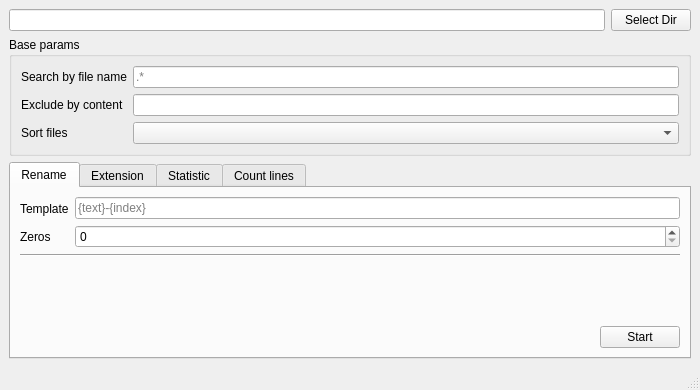
<?xml version="1.0" encoding="UTF-8"?>
<ui version="4.0">
 <class>MainWindow</class>
 <widget class="QMainWindow" name="MainWindow">
  <property name="geometry">
   <rect>
    <x>0</x>
    <y>0</y>
    <width>700</width>
    <height>390</height>
   </rect>
  </property>
  <property name="maximumSize">
   <size>
    <width>16777215</width>
    <height>16777215</height>
   </size>
  </property>
  <property name="windowTitle">
   <string>AssistantQt</string>
  </property>
  <widget class="QWidget" name="centralwidget">
   <layout class="QGridLayout" name="gridLayout_2">
    <item row="2" column="0">
     <widget class="QGroupBox" name="groupBox">
      <property name="title">
       <string>Base params</string>
      </property>
      <layout class="QGridLayout" name="gridLayout_5">
       <item row="0" column="0">
        <layout class="QGridLayout" name="gridLayout_3">
         <property name="bottomMargin">
          <number>0</number>
         </property>
         <item row="0" column="0">
          <layout class="QHBoxLayout" name="horizontalLayout_4">
           <property name="bottomMargin">
            <number>0</number>
           </property>
           <item>
            <layout class="QVBoxLayout" name="verticalLayout_4">
             <item>
              <widget class="QLabel" name="label_4">
               <property name="text">
                <string>Search by file name</string>
               </property>
              </widget>
             </item>
             <item>
              <widget class="QLabel" name="label_6">
               <property name="text">
                <string>Exclude by content</string>
               </property>
              </widget>
             </item>
             <item>
              <widget class="QLabel" name="label_2">
               <property name="text">
                <string>Sort files</string>
               </property>
              </widget>
             </item>
            </layout>
           </item>
           <item>
            <layout class="QVBoxLayout" name="verticalLayout_3">
             <property name="bottomMargin">
              <number>0</number>
             </property>
             <item>
              <widget class="QLineEdit" name="input_search">
               <property name="text">
                <string/>
               </property>
               <property name="placeholderText">
                <string>.*</string>
               </property>
              </widget>
             </item>
             <item>
              <widget class="QLineEdit" name="input_exclude"/>
             </item>
             <item>
              <widget class="QComboBox" name="comboBox_sort">
               <property name="maxVisibleItems">
                <number>20</number>
               </property>
              </widget>
             </item>
            </layout>
           </item>
          </layout>
         </item>
        </layout>
       </item>
      </layout>
     </widget>
    </item>
    <item row="3" column="0">
     <layout class="QHBoxLayout" name="horizontalLayout_2">
      <item>
       <widget class="QTabWidget" name="tabWidget">
        <property name="currentIndex">
         <number>0</number>
        </property>
        <widget class="QWidget" name="tab">
         <attribute name="title">
          <string>Rename</string>
         </attribute>
         <layout class="QGridLayout" name="gridLayout">
          <item row="3" column="1">
           <widget class="QPushButton" name="pushButton_2">
            <property name="text">
             <string>Start</string>
            </property>
           </widget>
          </item>
          <item row="1" column="0" colspan="2">
           <widget class="Line" name="line">
            <property name="orientation">
             <enum>Qt::Horizontal</enum>
            </property>
           </widget>
          </item>
          <item row="3" column="0">
           <spacer name="horizontalSpacer">
            <property name="orientation">
             <enum>Qt::Horizontal</enum>
            </property>
            <property name="sizeHint" stdset="0">
             <size>
              <width>40</width>
              <height>20</height>
             </size>
            </property>
           </spacer>
          </item>
          <item row="0" column="0" colspan="2">
           <layout class="QHBoxLayout" name="horizontalLayout_3">
            <item>
             <layout class="QVBoxLayout" name="verticalLayout_2">
              <item>
               <widget class="QLabel" name="label">
                <property name="text">
                 <string>Template</string>
                </property>
               </widget>
              </item>
              <item>
               <widget class="QLabel" name="label_3">
                <property name="text">
                 <string>Zeros</string>
                </property>
               </widget>
              </item>
             </layout>
            </item>
            <item>
             <layout class="QVBoxLayout" name="verticalLayout">
              <item>
               <widget class="QLineEdit" name="input_template">
                <property name="placeholderText">
                 <string>{text}-{index}</string>
                </property>
               </widget>
              </item>
              <item>
               <widget class="QSpinBox" name="spinBox_zeros">
                <property name="minimum">
                 <number>0</number>
                </property>
                <property name="maximum">
                 <number>20</number>
                </property>
               </widget>
              </item>
             </layout>
            </item>
           </layout>
          </item>
          <item row="2" column="0">
           <spacer name="verticalSpacer_2">
            <property name="orientation">
             <enum>Qt::Vertical</enum>
            </property>
            <property name="sizeHint" stdset="0">
             <size>
              <width>20</width>
              <height>40</height>
             </size>
            </property>
           </spacer>
          </item>
         </layout>
        </widget>
        <widget class="QWidget" name="tab_2">
         <property name="enabled">
          <bool>true</bool>
         </property>
         <attribute name="title">
          <string>Extension</string>
         </attribute>
         <layout class="QGridLayout" name="gridLayout_4">
          <item row="0" column="0">
           <widget class="QRadioButton" name="radioButton">
            <property name="text">
             <string>To Upper Case</string>
            </property>
            <property name="checked">
             <bool>true</bool>
            </property>
           </widget>
          </item>
          <item row="4" column="1">
           <widget class="QPushButton" name="pushButton_3">
            <property name="text">
             <string>Start</string>
            </property>
           </widget>
          </item>
          <item row="3" column="0" colspan="2">
           <widget class="Line" name="line_2">
            <property name="orientation">
             <enum>Qt::Horizontal</enum>
            </property>
           </widget>
          </item>
          <item row="1" column="0">
           <widget class="QRadioButton" name="radioButton_2">
            <property name="text">
             <string>To Lower Case</string>
            </property>
           </widget>
          </item>
          <item row="4" column="0">
           <spacer name="horizontalSpacer_2">
            <property name="orientation">
             <enum>Qt::Horizontal</enum>
            </property>
            <property name="sizeHint" stdset="0">
             <size>
              <width>40</width>
              <height>20</height>
             </size>
            </property>
           </spacer>
          </item>
          <item row="2" column="0">
           <spacer name="verticalSpacer">
            <property name="orientation">
             <enum>Qt::Vertical</enum>
            </property>
            <property name="sizeHint" stdset="0">
             <size>
              <width>20</width>
              <height>40</height>
             </size>
            </property>
           </spacer>
          </item>
         </layout>
        </widget>
        <widget class="QWidget" name="tab_3">
         <attribute name="title">
          <string>Statistic</string>
         </attribute>
         <layout class="QGridLayout" name="gridLayout_6">
          <item row="0" column="0" colspan="2">
           <widget class="QCheckBox" name="checkBox_size">
            <property name="text">
             <string>Show size</string>
            </property>
            <property name="checked">
             <bool>true</bool>
            </property>
           </widget>
          </item>
          <item row="3" column="0" colspan="2">
           <widget class="Line" name="line_3">
            <property name="orientation">
             <enum>Qt::Horizontal</enum>
            </property>
           </widget>
          </item>
          <item row="2" column="0">
           <widget class="QCheckBox" name="checkBox_date">
            <property name="text">
             <string>Show date</string>
            </property>
            <property name="checked">
             <bool>false</bool>
            </property>
           </widget>
          </item>
          <item row="4" column="0">
           <spacer name="horizontalSpacer_3">
            <property name="orientation">
             <enum>Qt::Horizontal</enum>
            </property>
            <property name="sizeHint" stdset="0">
             <size>
              <width>569</width>
              <height>20</height>
             </size>
            </property>
           </spacer>
          </item>
          <item row="4" column="1">
           <widget class="QPushButton" name="pushButton_4">
            <property name="text">
             <string>Start</string>
            </property>
           </widget>
          </item>
          <item row="1" column="0">
           <widget class="QCheckBox" name="checkBox_lines">
            <property name="text">
             <string>Show lines</string>
            </property>
            <property name="checked">
             <bool>true</bool>
            </property>
           </widget>
          </item>
         </layout>
        </widget>
        <widget class="QWidget" name="tab_4">
         <attribute name="title">
          <string>Count lines</string>
         </attribute>
         <layout class="QGridLayout" name="gridLayout_7">
          <item row="3" column="0">
           <spacer name="horizontalSpacer_4">
            <property name="orientation">
             <enum>Qt::Horizontal</enum>
            </property>
            <property name="sizeHint" stdset="0">
             <size>
              <width>569</width>
              <height>20</height>
             </size>
            </property>
           </spacer>
          </item>
          <item row="3" column="1">
           <widget class="QPushButton" name="pushButton_5">
            <property name="text">
             <string>Start</string>
            </property>
           </widget>
          </item>
          <item row="2" column="0" colspan="2">
           <widget class="Line" name="line_4">
            <property name="orientation">
             <enum>Qt::Horizontal</enum>
            </property>
           </widget>
          </item>
          <item row="0" column="0" colspan="2">
           <layout class="QHBoxLayout" name="horizontalLayout_5">
            <item>
             <widget class="QLabel" name="label_5">
              <property name="text">
               <string>Search lines</string>
              </property>
             </widget>
            </item>
            <item>
             <widget class="QLineEdit" name="input_lines_search">
              <property name="placeholderText">
               <string>.*</string>
              </property>
             </widget>
            </item>
           </layout>
          </item>
          <item row="1" column="0">
           <spacer name="verticalSpacer_3">
            <property name="orientation">
             <enum>Qt::Vertical</enum>
            </property>
            <property name="sizeHint" stdset="0">
             <size>
              <width>20</width>
              <height>40</height>
             </size>
            </property>
           </spacer>
          </item>
         </layout>
        </widget>
       </widget>
      </item>
     </layout>
    </item>
    <item row="1" column="0">
     <layout class="QHBoxLayout" name="horizontalLayout">
      <item>
       <widget class="QLineEdit" name="input_dir">
        <property name="readOnly">
         <bool>true</bool>
        </property>
       </widget>
      </item>
      <item>
       <widget class="QPushButton" name="pushButton">
        <property name="text">
         <string>Select Dir</string>
        </property>
       </widget>
      </item>
     </layout>
    </item>
   </layout>
  </widget>
  <widget class="QStatusBar" name="statusbar"/>
 </widget>
 <resources/>
 <connections/>
</ui>
